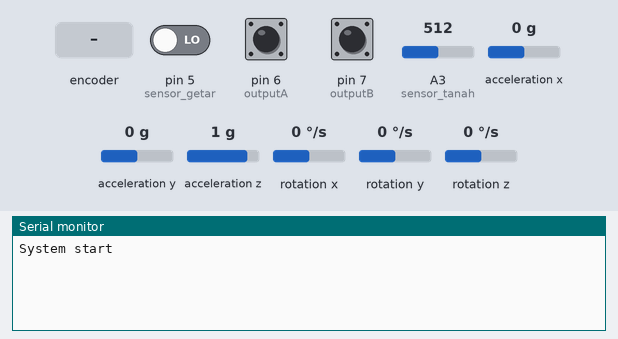
Simulated run of this sketch. Board: Arduino Uno, built with avr-gcc and run on an emulated ATmega328P. Parts: the last lines printed to the serial monitor. Wiring (inferred from the names in the program): MPU-6050 motion sensor at I2C address 0x68. The test bench sets the inputs (shaded band); at power-on: acceleration x 0 g, A3 (sensor_tanah) = 512, acceleration y 0 g, acceleration z 1 g, pin 5 (sensor_getar) LOW, pin 6 (outputA) HIGH, pin 7 (outputB) HIGH, rotation x 0 °/s, rotation y 0 °/s, rotation z 0 °/s.

Above: at 1.2 s.
1.3 s: rotary encoder on pin 6 (outputA) / pin 7 (outputB) turned 1 step (first pin leading)
At 2.5 s:
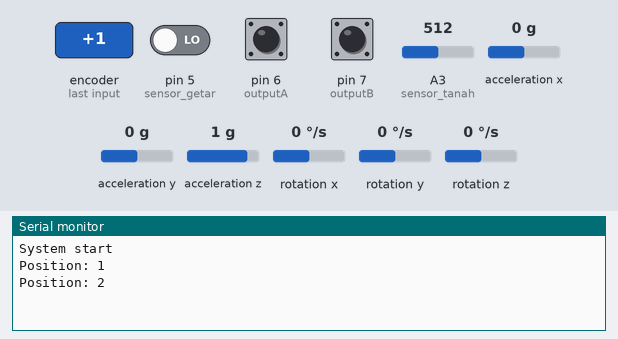
3.0 s: acceleration x set to -1.4 g
At 7.1 s:
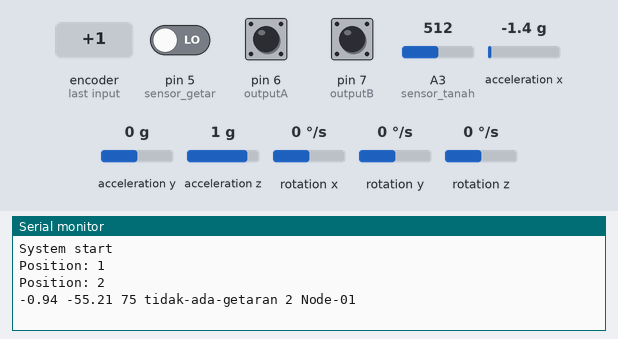
12.5 s: A3 (sensor_tanah) set to 392
At 13.3 s:
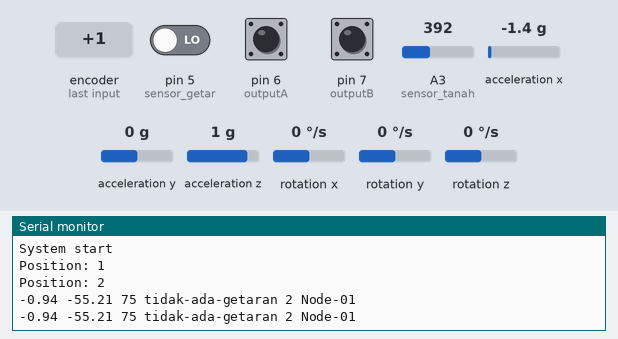
14.0 s: acceleration y set to -1.4 g
15.5 s: acceleration z set to -1.4 g
At 16.8 s:
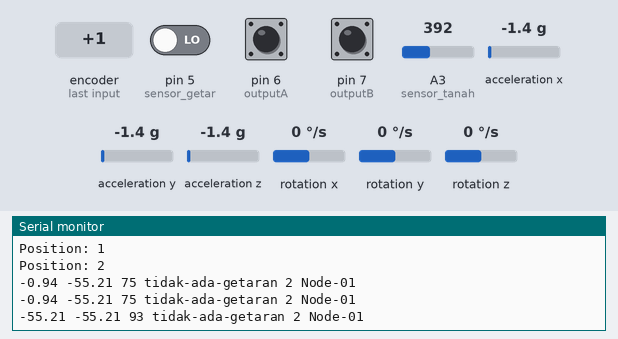

Measured:
- after the input at 1.3 s, the serial monitor: prints a new line at once (image 1)
- after the input at 3.0 s, the serial monitor: prints a new line after 3.0 s (image 2)

The sketch:

Landslide_monitoring_arduino.ino
```cpp
//VCC to 5V,
//GND to GND,
//SCL to A5,
//SDA to A4,
//ADO to GND,
//INT to digital pin 2.

#include<Wire.h>
//MPU6050
const int MPU_addr = 0x68;
int16_t AcX, AcY, AcZ, Tmp, GyX, GyY, GyZ;
int minVal = 265;
int maxVal = 402;
double x;
double y;
double z;
float x1;
float y1;
float z1;

//soil moisture
int sensor_tanah = A3;
int output_tanah ;

//SW420
int sensor_getar = 5;
String output_getar;

//Rotary encoder
#define outputA 6 //CLK
#define outputB 7 //DT
int counter = 0;
int aState;
int aLastState;

//millis
double jeda1, jeda2 = 0;
void setup() {
  Wire.begin();
  Wire.beginTransmission(MPU_addr);
  Wire.write(0x6B);
  Wire.write(0);
  Wire.endTransmission(true);
  pinMode (outputA, INPUT);
  pinMode (outputB, INPUT);
  Serial.begin(9600);
  pinMode(sensor_getar, INPUT);
  aLastState = digitalRead(outputA);
  Serial.println("System start");
  //  delay(1000);
}
void loop() {
  jeda1 = millis();

  //rotary mulai
  aState = digitalRead(outputA); // Reads the "current" state of the outputA
  // If the previous and the current state of the outputA are different, that means a Pulse has occured
  if (aState != aLastState) {
    // If the outputB state is different to the outputA state, that means the encoder is rotating clockwise
    if (digitalRead(outputB) != aState) {
      counter ++;
    } else {
      counter --;
    }
    Serial.print("Position: ");
    Serial.println(counter);
  }
  aLastState = aState; // Updates the previous state of the outputA with the current state
  //rotary bubar

  if (jeda1 - jeda2 >= 5000) {

    //  MPU6050 mulai
    Wire.beginTransmission(MPU_addr);
    Wire.write(0x3B);
    Wire.endTransmission(false);
    Wire.requestFrom(MPU_addr, 14, true);
    AcX = Wire.read() << 8 | Wire.read();
    AcY = Wire.read() << 8 | Wire.read();
    AcZ = Wire.read() << 8 | Wire.read();
    int xAng = map(AcX, minVal, maxVal, 0, 180);
    int yAng = map(AcY, minVal, maxVal, 0, 180);
    int zAng = map(AcZ, minVal, maxVal, 0, 180);

    x = RAD_TO_DEG * (atan2(-yAng, -zAng) + PI);
    x1 = x;
    if (x >= 180) {
      x1 = x - 360;
    }

    y = RAD_TO_DEG * (atan2(-xAng, -zAng) + PI);
    y1 = y;
    if (y >= 180) {
      y1 = y - 360;
    }
    z = RAD_TO_DEG * (atan2(-yAng, -xAng) + PI);
    z1 = z;
    if (z >= 180) {
      z1 = z - 360;
    }
    // MPU6050 Bubar

    //sensor tanah mulai
    output_tanah = analogRead(sensor_tanah);
    output_tanah = map(output_tanah, 1023, 350, 0, 100);
    //sensor tanah bubar

    //sensor getar mulai
    char getar = getar_init();
    //  delay(50);
    if (getar > 0) {
      output_getar = "ada-getaran";
    }
    else {
      output_getar = "tidak-ada-getaran";
    }

    Serial.println(x1 + String(" ") + y1 + String(" ") + output_tanah + String(" ") + output_getar + String(" ") + counter + String(" ") +  String("Node-01"));
    //  delay(5000);
    jeda2 = jeda1;
  }
}

long getar_init() {
  delay(10);
  long getar = pulseIn (sensor_getar, HIGH);
  return getar;
}
```
